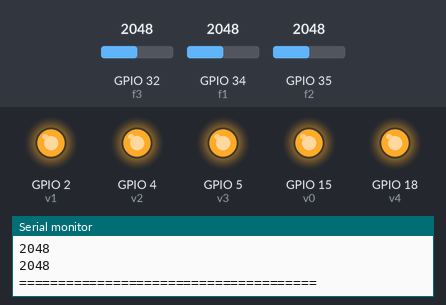
This sketch was run on a simulated ESP32. On the bench: output pins drawn as LEDs (lit = HIGH), the last lines printed to the serial monitor. Dashed ring = blinking. The inputs (shaded band) are chosen by the test bench; at power-on: GPIO 32 (f3) = 2048, GPIO 34 (f1) = 2048, GPIO 35 (f2) = 2048 (analog values on the 0–4095 scale). WiFi joins after 1.5 s; servers stay silent unless stated.

Above: at 4.0 s.
4.1 s: GPIO 32 (f3) set to 317
7.3 s: GPIO 32 (f3) set to 268
At 10.3 s:
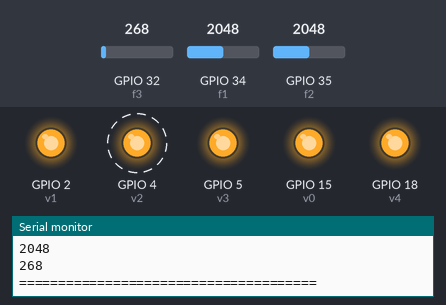
10.5 s: GPIO 34 (f1) set to 322
13.4 s: GPIO 34 (f1) set to 282
16.6 s: GPIO 35 (f2) set to 331
19.8 s: GPIO 35 (f2) set to 273
At 21.21 s:
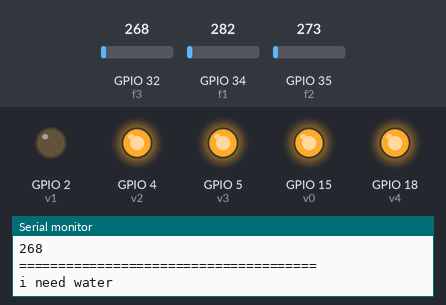
At 23.51 s:
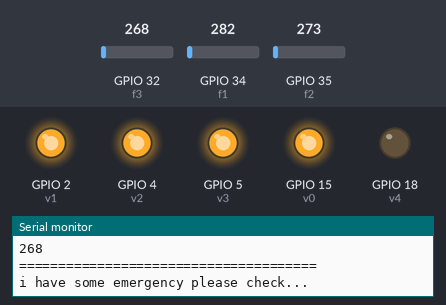
Timing chart, 0 to 24.0 s (numbered marks = the images above; inputs shaded):
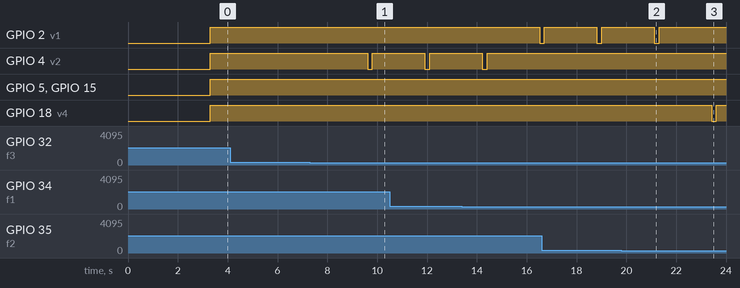

Measured:
- the behaviour switches between 300 and 299 on GPIO 32 (f3) (found by bisection; images 0 and 1)
- after the input at 7.3 s, GPIO 4 (v2): HIGH → LOW after 2.3 s, → HIGH 0.20 s later
- after the input at 13.4 s, GPIO 2 (v1): HIGH → LOW after 3.1 s
- after the input at 19.8 s, GPIO 2 (v1): goes on until 21.3 s, then stays HIGH; GPIO 18 (v4): HIGH → LOW after 3.6 s, → HIGH 0.20 s later

The sketch:

esp32_bynk_FLEX_sensors.ino
```cpp
/* Comment this out to disable prints and save space */
#define BLYNK_PRINT Serial


#include <WiFi.h>
#include <WiFiClient.h>
#include <BlynkSimpleEsp32.h>

// You should get Auth Token in the Blynk App.
// Go to the Project Settings (nut icon).
//char auth[] = "f9d4b43dbced43169cc5d9d36f65326c";
//char auth[] = "0f598421262840abaa86fd694c6387dd";
char auth[] = "7ecc14c70a60495988d203e27ebe7899";

// Your WiFi credentials.
// Set password to "" for open networks.
char ssid[] = "HTC";
char pass[] = "90101234";

WidgetLCD lcd(V0);


#define f1 34
#define f2 35
#define f3 32


#define v0 15
#define v1 2
#define v2 4
#define v3 5
#define v4 18

int a , b, c;


void setup()
{
  // Debug console
  Serial.begin(9600);
pinMode(f1,INPUT);
pinMode(f2,INPUT);
pinMode(f3,INPUT);

pinMode(v0,OUTPUT);
pinMode(v1,OUTPUT);
pinMode(v2,OUTPUT);
pinMode(v3,OUTPUT);
pinMode(v4,OUTPUT);


  Blynk.begin(auth, ssid, pass);
  // You can also specify server:
  //Blynk.begin(auth, ssid, pass, "blynk-cloud.com", 80);
  //Blynk.begin(auth, ssid, pass, IPAddress(192,168,1,100), 8080);

  //lcd.clear(); //Use it to clear the LCD Widget
 // lcd.print(4, 0, "Hello"); // use: (position X: 0-15, position Y: 0-1, "Message you want to print")
 // lcd.print(4, 1, "World");
  // Please use timed events when LCD printintg in void loop to avoid sending too many commands
  // It will cause a FLOOD Error, and connection will be dropped

Blynk.notify("kit started");
delay(1000);
}

void loop()
{
  Blynk.run();

  analogReadResolution(12);
a = analogRead(f1);
b = analogRead(f2);
c = analogRead(f3);

  Serial.println(a);
  Serial.println(b);
  Serial.println(c);
Serial.println("======================================");
delay(500);

if ((a < 300)&&(b < 300))
{
  Serial.println("i have some emergency please check...");
  Blynk.notify("I HAVE SOME EMERGENCY\nPLEASE HELP ME");
  delay(1500);
digitalWrite(v0,HIGH);
digitalWrite(v1,HIGH);
digitalWrite(v2,HIGH);
digitalWrite(v3,HIGH);
digitalWrite(v4,LOW);
  delay(200);

digitalWrite(v0,HIGH);
digitalWrite(v1,HIGH);
digitalWrite(v2,HIGH);
digitalWrite(v3,HIGH);
digitalWrite(v4,HIGH);
delay(100);
}
else if (a < 300)
{
 Serial.println("i need water ");
  Blynk.notify("I NEED WATER\nPLEASE HELP ME");
  delay(1500);
digitalWrite(v0,HIGH);
digitalWrite(v1,LOW);
digitalWrite(v2,HIGH);
digitalWrite(v3,HIGH);
digitalWrite(v4,HIGH);
  delay(200);

digitalWrite(v0,HIGH);
digitalWrite(v1,HIGH);
digitalWrite(v2,HIGH);
digitalWrite(v3,HIGH);
digitalWrite(v4,HIGH);
delay(100);
}
else if (b < 300)
{
 Serial.println("i need MEDICINE ");
  Blynk.notify("I NEED MEDICINE\nPLEASE HELP ME");
  delay(1500);
digitalWrite(v0,HIGH);
digitalWrite(v1,HIGH);
digitalWrite(v2,HIGH);
digitalWrite(v3,LOW);
digitalWrite(v4,HIGH);
  delay(200);

digitalWrite(v0,HIGH);
digitalWrite(v1,HIGH);
digitalWrite(v2,HIGH);
digitalWrite(v3,HIGH);
digitalWrite(v4,HIGH);
delay(100);
}

else if (c < 300)
{
 Serial.println("i need FOOD ");
  Blynk.notify("I NEED FOOD\nPLEASE HELP ME");
  delay(1500);
digitalWrite(v0,HIGH);
digitalWrite(v1,HIGH);
digitalWrite(v2,LOW);
digitalWrite(v3,HIGH);
digitalWrite(v4,HIGH);
  delay(200);

digitalWrite(v0,HIGH);
digitalWrite(v1,HIGH);
digitalWrite(v2,HIGH);
digitalWrite(v3,HIGH);
digitalWrite(v4,HIGH);
delay(100);
}
else
{
digitalWrite(v0,HIGH);
digitalWrite(v1,HIGH);
digitalWrite(v2,HIGH);
digitalWrite(v3,HIGH);
digitalWrite(v4,HIGH);
delay(100);
}
}
```
